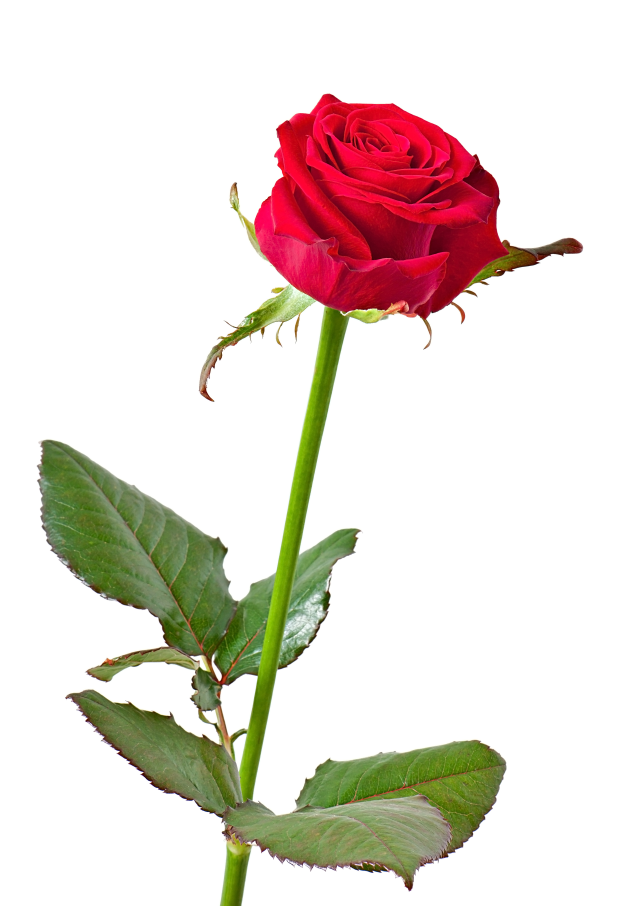
//> input picture Bicuibic Interpolation/rose.jpg, 2492 x 3622 px (shown at 1/4 size)
$ ./back   (built with g++ and OpenCV 4)
//> lines starting //> are read from the running program, lines starting //| are printed output that depends on the picture
#include <iostream>
#include <opencv2/opencv.hpp>
#include <cmath>
#include <vector>
#include <fstream>
using namespace std;
using namespace cv;

float cubic(float x)
{
    float a = -0.75f;
    x = fabs(x);

    if (x <= 1.0f)
        return (a + 2)*x*x*x - (a + 3)*x*x + 1;
    else if (x < 2.0f)
        return a*x*x*x - 5*a*x*x + 8*a*x - 4*a;
    else
        return 0.0f;
}

Mat bicubic_forward(const Mat& input, int outW, int outH)
{
    int inW = input.cols;
    int inH = input.rows;

    Mat output(outH, outW, CV_32F);

    float scaleX = (float)inW / outW;
    float scaleY = (float)inH / outH;

    for (int y = 0; y < outH; y++)
    {
        for (int x = 0; x < outW; x++)
        {
            float in_x = (x + 0.5f) * scaleX - 0.5f;
            float in_y = (y + 0.5f) * scaleY - 0.5f;

            in_x = max(0.0f, min(in_x, (float)(inW - 1)));
            in_y = max(0.0f, min(in_y, (float)(inH - 1)));

            int ix = (int)floor(in_x);
            int iy = (int)floor(in_y);

            float dx = in_x - ix;
            float dy = in_y - iy;

            float Wx[4], Wy[4];
            for (int i = -1; i <= 2; i++) Wx[i+1] = cubic(i - dx);
            for (int i = -1; i <= 2; i++) Wy[i+1] = cubic(dy - i);

            float sum = 0.0f;
            for (int m = -1; m <= 2; m++)
            {
                for (int n = -1; n <= 2; n++)
                {
                    int px = min(max(ix + n, 0), inW - 1);
                    int py = min(max(iy + m, 0), inH - 1);
                    sum += input.at<float>(py, px) * Wx[n+1] * Wy[m+1];
                }
            }

            output.at<float>(y, x) = sum;
        }
    }

    return output;
}

Mat bicubic_backward(const Mat& input, const Mat& grad_ones_vec, int outW, int outH)
{
    int inW = input.cols;
    int inH = input.rows;

    Mat grad_input = Mat::zeros(inH, inW, CV_32F);

    float scaleX = (float)inW / outW;
    float scaleY = (float)inH / outH;

    for (int y = 0; y < outH; y++)
    {
        for (int x = 0; x < outW; x++)
        {
            float in_x = (x + 0.5f) * scaleX - 0.5f;
            float in_y = (y + 0.5f) * scaleY - 0.5f;

            in_x = max(0.0f, min(in_x, (float)(inW - 1)));
            in_y = max(0.0f, min(in_y, (float)(inH - 1)));

            int ix = (int)floor(in_x);
            int iy = (int)floor(in_y);

            float dx = in_x - ix;
            float dy = in_y - iy;

            float Wx[4], Wy[4];
            for (int i = -1; i <= 2; i++) Wx[i+1] = cubic(i - dx);
            for (int i = -1; i <= 2; i++) Wy[i+1] = cubic(dy - i);

            float g = grad_ones_vec.at<float>(y, x);

            for (int m = -1; m <= 2; m++)
            {
                for (int n = -1; n <= 2; n++)
                {
                    int px = min(max(ix + n, 0), inW - 1);
                    int py = min(max(iy + m, 0), inH - 1);
                    grad_input.at<float>(py, px) += g * Wx[n+1] * Wy[m+1];
                }
            }
        }
    }

    return grad_input;
}

void save_bin(const Mat& m, const string& path)
{
    ofstream f(path, ios::binary);

    int rows = m.rows, cols = m.cols;
    f.write((char*)&rows, sizeof(int));
    f.write((char*)&cols, sizeof(int));

    f.write((char*)m.ptr<float>(0), sizeof(float) * rows * cols);
    cout << "Saved: " << path << "  [" << rows << " x " << cols << "]" << endl;
}

Mat bicubic_opencv(const Mat& input, int outW, int outH)
{
    Mat output;
    resize(input, output, Size(outW, outH), 0, 0, INTER_CUBIC);
    return output;
}

void validate(const Mat& A, const Mat& B, const string& label)
{
    double error = 0.0;
    double max_error = 0.0;

    for (int y = 0; y < A.rows; y++)
        for (int x = 0; x < A.cols; x++)
        {
            float diff = fabs(A.at<float>(y, x) - B.at<float>(y, x));
            error += diff;
            max_error = max(max_error, (double)diff);
        }

    cout << "\n[" << label << "]" << endl;
    cout << "  Mean Error : " << error / (A.rows * A.cols) << endl;
    cout << "  Max  Error : " << max_error << endl;
    cout << "  Total Error: " << error << endl;
}

int main()
{
    Mat img = imread("rose.jpg");
//> img is the input picture: 3622 rows x 2492 cols, CV_8UC3; mean B, G, R 210.7, 218, 228.3
    if (img.empty()) { cout << "Image not found!" << endl; return -1; }

    Mat gray;
    cvtColor(img, gray, COLOR_BGR2GRAY);
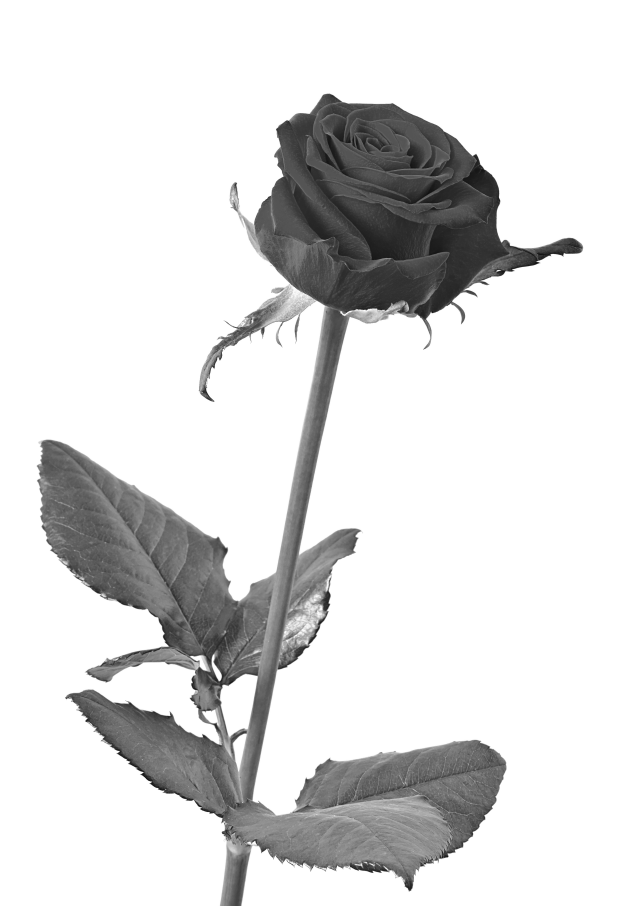
//> gray: 3622 rows x 2492 cols, CV_8UC1 (shown at 1/4 size); min 8, max 255, mean 220.2
    gray.convertTo(gray, CV_32F);
//> gray: 3622 rows x 2492 cols, CV_32FC1

    int outW = gray.cols * 2;
//> outW = 4984
    int outH = gray.rows * 2;
//> outH = 7244

    // Forward
    Mat opencv_out = bicubic_opencv(gray, outW, outH);
    Mat manual_out = bicubic_forward(gray, outW, outH);

    validate(opencv_out, manual_out, "Forward: Manual vs OpenCV");
//> the loop in validate, `for (int y = 0; y < A.rows; y++)` made 7244 passes
//> (error, max_error) on passes 1 to 3: (0, 0), (0.152, 3.05e-05), (0.304, 3.05e-05)
//> after the loop in validate, `for (int y = 0; y < A.rows; y++)`: error = 887.7; max_error = 1.05
//|   Mean Error : 2.45865e-05
//|   Max  Error : 1.04768
//|   Total Error: 887.673

    // Backward
    Mat grad_one = Mat::ones(outH, outW, CV_32F);
    Mat grad_in  = bicubic_backward(gray, grad_one, outW, outH);
//> after the loop in bicubic_backward, `for (int y = 0; y < outH; y++)`:
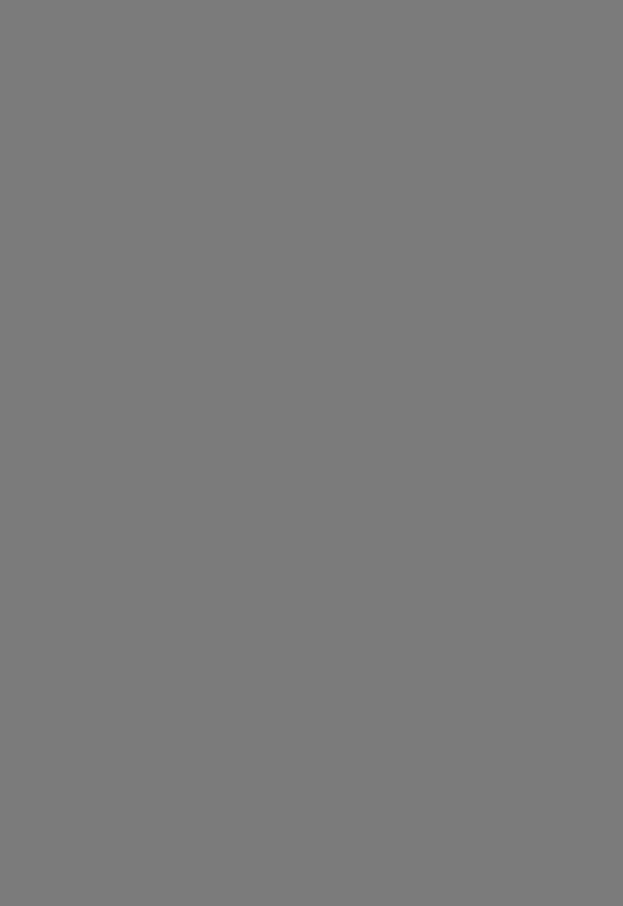
//> grad_input: 3622 rows x 2492 cols, CV_32FC1 (shown at 1/4 size); min 3.46, max 4.58, mean 4; drawn with min black and max white

    cout << "\n[Backward]" << endl;
    cout << "  grad_input shape : " << grad_in.rows << " x " << grad_in.cols << endl;
//|   grad_input shape : 3622 x 2492

    double mn, mx;
    minMaxLoc(grad_in, &mn, &mx);
//> mn = 3.46; mx = 4.58
    cout << "  grad_input range : [" << mn << ", " << mx << "]" << endl;
//|   grad_input range : [3.45728, 4.58228]

    Scalar mean_grad = mean(grad_in);
//> mean_grad = Scalar(4)
    cout << "  grad_input mean  : " << mean_grad[0] << endl;
//|   grad_input mean  : 4


    save_bin(manual_out, "cpp_forward.bin");
//> in save_bin, `int rows = m.rows, cols = m.cols;`: rows = 7244; cols = 4984
//| Saved: cpp_forward.bin  [7244 x 4984]
    save_bin(grad_in,    "cpp_backward.bin");
//| Saved: cpp_backward.bin  [3622 x 2492]

    cout << "\nDone" << endl;

    return 0;
}

$ run again, with Bicuibic Interpolation/backward.png saved as Bicuibic Interpolation/rose.jpg
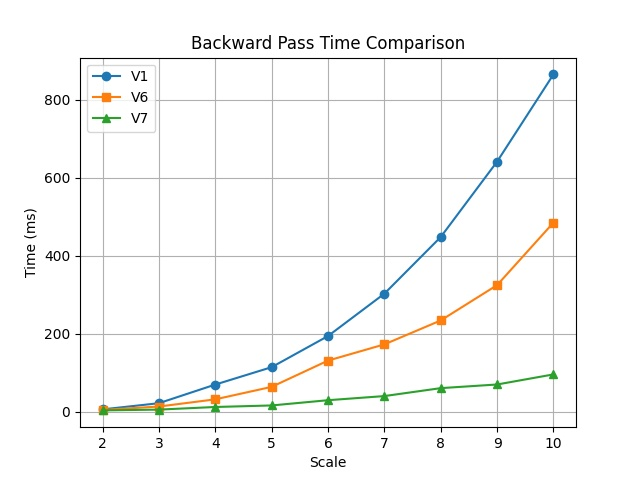
//> input picture Bicuibic Interpolation/backward.png, 640 x 480 px
//> img is the input picture: 480 rows x 640 cols, CV_8UC3; mean B, G, R 247.1, 248, 247.6
//> `cvtColor(img, gray, COLOR_BGR2GRAY);`:
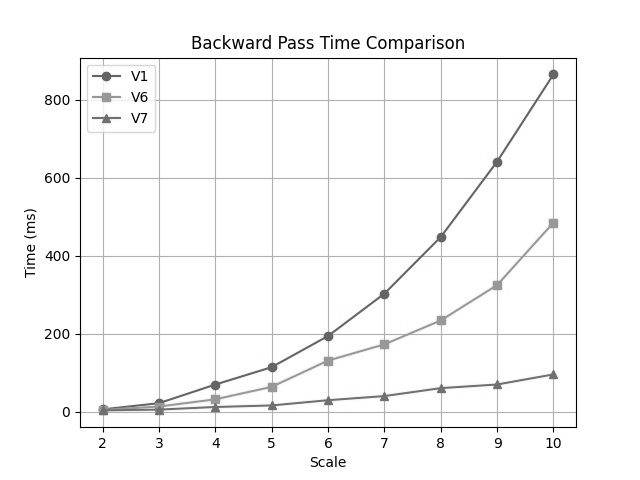
//> gray: 480 rows x 640 cols, CV_8UC1; min 0, max 255, mean 247.8
//> in bicubic_opencv, `resize(input, output, Size(outW, outH), 0, 0, INTER_CUBIC);`:
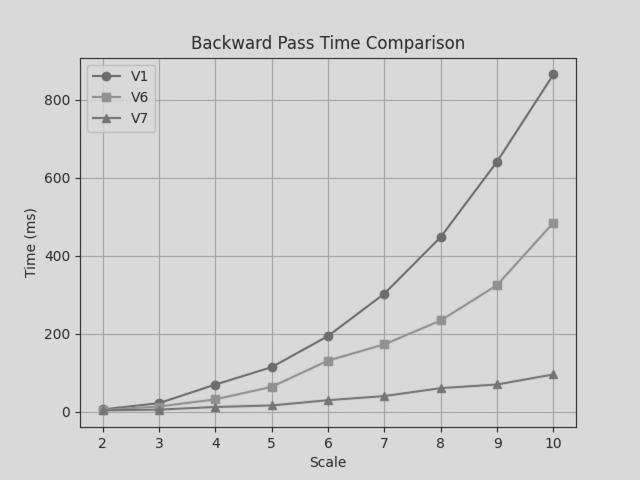
//> output: 960 rows x 1280 cols, CV_32FC1 (shown at 1/2 size); min -57.09, max 308.3, mean 247.8; drawn with min black and max white
//> the loop in validate, `for (int y = 0; y < A.rows; y++)` made 960 passes
//> (error, max_error) on passes 1 to 3: (0, 0), (0.039, 3.05e-05), (0.078, 3.05e-05)
//> after the loop in validate, `for (int y = 0; y < A.rows; y++)`: error = 31.4; max_error = 0.000122
//|   Mean Error : 2.55506e-05
//|   Max  Error : 0.00012207
//|   Total Error: 31.3966
//|   grad_input shape : 480 x 640
//> mn = 3.46; mx = 4.58
//|   grad_input range : [3.45728, 4.58228]
//> mean_grad = Scalar(4)
//|   grad_input mean  : 4
//| Saved: cpp_forward.bin  [960 x 1280]
//| Saved: cpp_backward.bin  [480 x 640]
